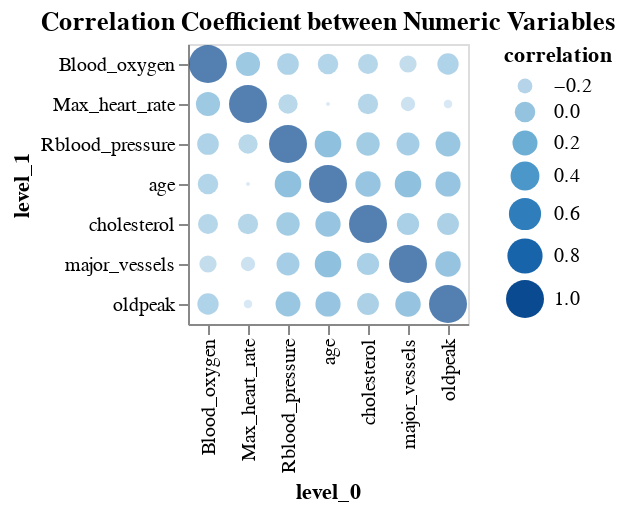

Notebook code cell kept with this figure:
### Markdown cell above
Now, we plot our correlation.

### Code cell
# make a correlation plot
cc_plot = (
    alt.Chart(corr_df)
    .mark_circle()
    .encode(
        alt.X("level_0:N"),
        alt.Y("level_1:N"),
        alt.Size("correlation"),
        alt.Color("correlation")
    )
    .properties(title="Correlation Coefficient between Numeric Variables")
)
cc_plot

### Figure 1 — Vega-Lite specification as saved in the notebook (floating-point values rounded to 4 significant figures)
{"$schema": "https://vega.github.io/schema/vega-lite/v4.17.0.json", "config": {"view": {"continuousHeight": 300, "continuousWidth": 400}}, "data": {"name": "data-c8564e424c2d61f92e4a96db778a7f21"}, "datasets": {"data-c8564e424c2d61f92e4a96db778a7f21": [{"correlation": 1, "level_0": "age", "level_1": "age"}, {"correlation": 0.2794, "level_0": "age", "level_1": "Rblood_pressure"}, {"correlation": 0.2137, "level_0": "age", "level_1": "cholesterol"}, {"correlation": -0.3985, "level_0": "age", "level_1": "Max_heart_rate"}, {"correlation": -0.002252, "level_0": "age", "level_1": "Blood_oxygen"}, {"correlation": 0.2763, "level_0": "age", "level_1": "major_vessels"}, {"correlation": 0.21, "level_0": "age", "level_1": "oldpeak"}, {"correlation": 0.2794, "level_0": "Rblood_pressure", "level_1": "age"}, {"correlation": 1, "level_0": "Rblood_pressure", "level_1": "Rblood_pressure"}, {"correlation": 0.1232, "level_0": "Rblood_pressure", "level_1": "cholesterol"}, {"correlation": -0.0467, "level_0": "Rblood_pressure", "level_1": "Max_heart_rate"}, {"correlation": 0.04349, "level_0": "Rblood_pressure", "level_1": "Blood_oxygen"}, {"correlation": 0.1014, "level_0": "Rblood_pressure", "level_1": "major_vessels"}, {"correlation": 0.1932, "level_0": "Rblood_pressure", "level_1": "oldpeak"}, {"correlation": 0.2137, "level_0": "cholesterol", "level_1": "age"}, {"correlation": 0.1232, "level_0": "cholesterol", "level_1": "Rblood_pressure"}, {"correlation": 1, "level_0": "cholesterol", "level_1": "cholesterol"}, {"correlation": -0.00994, "level_0": "cholesterol", "level_1": "Max_heart_rate"}, {"correlation": -0.02287, "level_0": "cholesterol", "level_1": "Blood_oxygen"}, {"correlation": 0.07051, "level_0": "cholesterol", "level_1": "major_vessels"}, {"correlation": 0.05395, "level_0": "cholesterol", "level_1": "oldpeak"}, {"correlation": -0.3985, "level_0": "Max_heart_rate", "level_1": "age"}, {"correlation": -0.0467, "level_0": "Max_heart_rate", "level_1": "Rblood_pressure"}, {"correlation": -0.00994, "level_0": "Max_heart_rate", "level_1": "cholesterol"}, {"correlation": 1, "level_0": "Max_heart_rate", "level_1": "Max_heart_rate"}, {"correlation": 0.1578, "level_0": "Max_heart_rate", "level_1": "Blood_oxygen"}, {"correlation": -0.2132, "level_0": "Max_heart_rate", "level_1": "major_vessels"}, {"correlation": -0.3442, "level_0": "Max_heart_rate", "level_1": "oldpeak"}, {"correlation": -0.002252, "level_0": "Blood_oxygen", "level_1": "age"}, {"correlation": 0.04349, "level_0": "Blood_oxygen", "level_1": "Rblood_pressure"}, {"correlation": -0.02287, "level_0": "Blood_oxygen", "level_1": "cholesterol"}, {"correlation": 0.1578, "level_0": "Blood_oxygen", "level_1": "Max_heart_rate"}, {"correlation": 1, "level_0": "Blood_oxygen", "level_1": "Blood_oxygen"}, {"correlation": -0.1228, "level_0": "Blood_oxygen", "level_1": "major_vessels"}, {"correlation": 0.03005, "level_0": "Blood_oxygen", "level_1": "oldpeak"}, {"correlation": 0.2763, "level_0": "major_vessels", "level_1": "age"}, {"correlation": 0.1014, "level_0": "major_vessels", "level_1": "Rblood_pressure"}, {"correlation": 0.07051, "level_0": "major_vessels", "level_1": "cholesterol"}, {"correlation": -0.2132, "level_0": "major_vessels", "level_1": "Max_heart_rate"}, {"correlation": -0.1228, "level_0": "major_vessels", "level_1": "Blood_oxygen"}, {"correlation": 1, "level_0": "major_vessels", "level_1": "major_vessels"}, {"correlation": 0.2227, "level_0": "major_vessels", "level_1": "oldpeak"}, {"correlation": 0.21, "level_0": "oldpeak", "level_1": "age"}, {"correlation": 0.1932, "level_0": "oldpeak", "level_1": "Rblood_pressure"}, {"correlation": 0.05395, "level_0": "oldpeak", "level_1": "cholesterol"}, {"correlation": -0.3442, "level_0": "oldpeak", "level_1": "Max_heart_rate"}, {"correlation": 0.03005, "level_0": "oldpeak", "level_1": "Blood_oxygen"}, {"correlation": 0.2227, "level_0": "oldpeak", "level_1": "major_vessels"}, {"correlation": 1, "level_0": "oldpeak", "level_1": "oldpeak"}]}, "encoding": {"color": {"field": "correlation", "type": "quantitative"}, "size": {"field": "correlation", "type": "quantitative"}, "x": {"field": "level_0", "type": "nominal"}, "y": {"field": "level_1", "type": "nominal"}}, "mark": "circle", "title": "Correlation Coefficient between Numeric Variables"}
